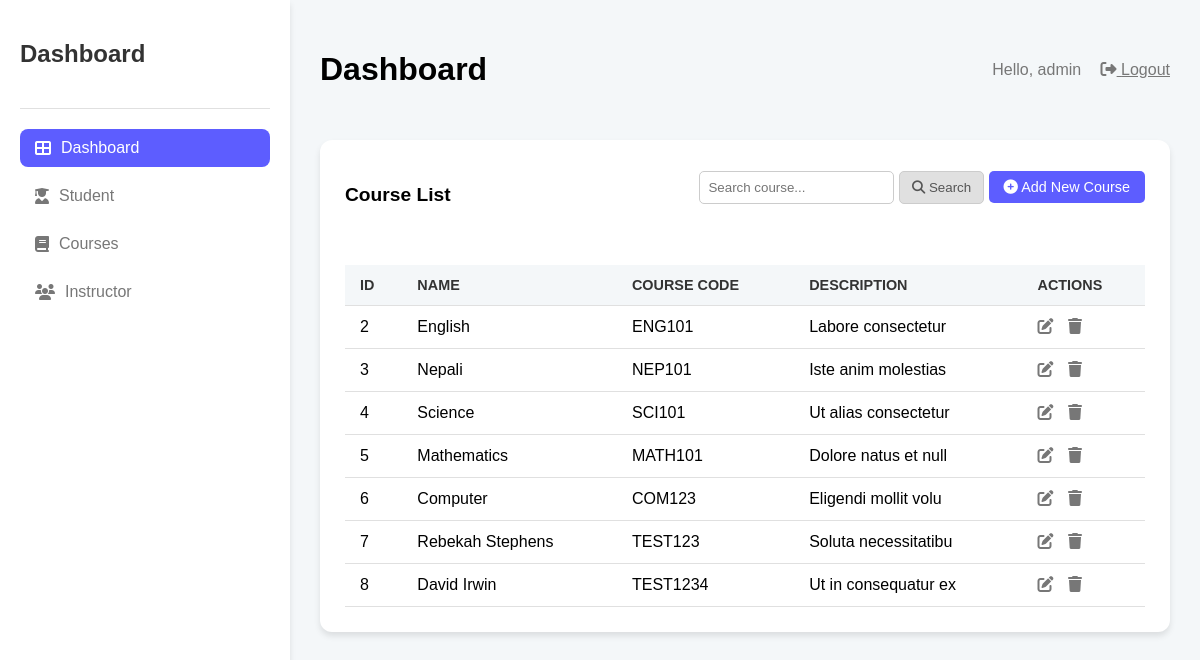
Page /course/ (signed in) on the committed database.
### student/models.py (models this page shows, shortened)
class Course(models.Model):
    name = models.CharField(max_length=200)
    course_code = models.CharField(max_length=20, unique=True, validators=[course_code_validator])
    description = models.TextField(blank=True)
    metadata = models.ManyToManyField("Metadata", related_name="courses", blank=True)

### student/views.py (the view)
# urls.py: path('course/', views.course_list, name='course_list'),
@login_required
def course_list(request):
    courses = Course.objects.all()
    query = request.GET.get('q')
    if query:
        courses = courses.filter(
            Q(name__icontains=query) |
            Q(course_code__icontains=query)
        ).distinct()
    return render(request, "course_app/list_course.html", {"courses": courses, 'query': query})

### templates/course_app/list_course.html (shortened to what this page needs)
{% extends 'core/dashboard.html' %}
{% load static %}
{% block content %}
<div class="card">
    <div class="card-header">
        <h3>Course List</h3>
        <div class="header-actions" style="display: flex; gap: 10px; align-items: center;">
            <div class="search-container">
                <form method="GET" action="{% url 'course_list' %}" id="search-form">
                <input type="text" name="q" id="search-input" placeholder="Search course..." value="{{ request.GET.q }}">
                <button type="submit"><i class="fa fa-search"></i> Search</button>
            <a href="{% url 'add_course' %}" class="btn"><i class="fa fa-plus-circle"></i> Add New Course</a>
            </form>
            </div>
        </div>
    </div>
    <div class="table-container">
        <table>
            <thead>
                <tr>
                    <th>ID</th>
                    <th>Name</th>
                    <th>Course Code</th>
                    <th>Description</th>
                    <th>Actions</th>
                </tr>
            </thead>
            <tbody>
                {% if courses %}
                    {% for course in courses %}
                    <tr>
                        <td>{{ course.pk }}</td>
                        <td>{{ course.name }}</td>
                        <td>{{ course.course_code}}</td>
                        <td>{{ course.description }}</td>
                        <td class="actions">
                            {% if user.is_superuser %}
                            <a href="{% url 'edit_course' pk=course.pk %}"><i class="fa fa-edit"></i></a>
                            <a href="#" onclick="event.preventDefault(); confirmAndDelete('{% url 'delete_course' pk=course.pk %}', '{{ course.name }}');">
                                <i class="fa fa-trash"></i>
                            </a>
                            {%endif%}
                        </td>
                    </tr>
                    {% endfor %}
                {% else %}
                <tr>
                    <td colspan="5">No course found.</td>
                </tr>
                {% endif %}
            </tbody>
        </table>
    </div>
</div>
{% endblock content %}

### templates/core/dashboard.html (shortened to what this page needs)
<!DOCTYPE html>
<html lang="en">
<head>
    <link rel="stylesheet" href="https://cdnjs.cloudflare.com/ajax/libs/font-awesome/6.4.0/css/all.min.css">
<body>
    <div class="dashboard-container">
        <div class="sidebar">
            <div class="sidebar-header"><h2>Dashboard</h2></div>
            <ul class="sidebar-menu">
                <li><a href="{% url 'dashboard' %}" class="active"><i class="fa fa-th-large"></i> Dashboard</a></li>
                <li><a href="{% url 'student_list' %}"><i class="fa fa-user-graduate"></i> Student</a></li>
                <li><a href="{% url 'course_list' %}"><i class="fa fa-book"></i> Courses</a></li>
                <li><a href="{% url 'instructor_list' %}"><i class="fa fa-users"></i> Instructor</a></li>
            </ul>
        </div>
        <div class="main-content">
            <div class="header">
                <div>
                    <h1>Dashboard</h1>
                </div>
                <div>
                    {% if user.is_authenticated %}
                        <span style="margin-right:15px; color:#777;">Hello, {{ user.username }}</span>
                        <a href="{% url 'index' %}" style="color:#777;"><i class="fa fa-sign-out-alt"></i> Logout</a>
                    {% else %}
                        <i class="fa fa-search" style="margin-right:15px; color:#777;"></i>
                        <i class="fa fa-bell" style="margin-right:15px; color:#777;"></i>
                        <i class="fa fa-moon" style="color:#777;"></i>
                    {% endif %}
                </div>
            </div>
            {%block content%}{% endblock content %}
            </div>
        </div>
</body>
</html>

### templates/core/dashboard.html (style rules this page uses)
body { font-family: 'Poppins', sans-serif; background-color: #f4f7f9; margin: 0; }
.dashboard-container { display: flex; min-height: 100vh; }
.sidebar { width: 250px; background-color: white; padding: 20px; box-shadow: 0 4px 6px rgba(0,0,0,0.1); }
.sidebar-header { padding-bottom: 20px; border-bottom: 1px solid #e0e0e0; margin-bottom: 20px; }
.sidebar-header h2 { font-size: 1.5rem; color: #333; }
.sidebar-menu { list-style: none; padding: 0; }
.sidebar-menu a { display: flex; align-items: center; padding: 10px 15px; border-radius: 8px; text-decoration: none; color: #777; margin-bottom: 10px; transition: 0.3s; }
.sidebar-menu a.active { background-color: #5d5dff; color: white; }
.sidebar-menu a i { margin-right: 10px; }
.main-content { flex: 1; padding: 30px; }
.header { display: flex; justify-content: space-between; align-items: center; margin-bottom: 30px; }
.header h1 { font-size: 2rem; }
.card { background-color: white; padding: 25px; border-radius: 12px; box-shadow: 0 4px 6px rgba(0,0,0,0.1); }
.card-header { display: flex; justify-content: space-between; align-items: center; margin-bottom: 20px; }
.card-header h3 { font-size: 1.2rem; }

### templates/course_app/list_course.html (style rules this page uses)
.card-header .btn { background-color: #5d5dff; color: white; padding: 8px 15px; border-radius: 5px; text-decoration: none; font-size: 0.9rem; }
.table-container { overflow-x: auto; }
table { width: 100%; border-collapse: collapse; margin-top: 20px; }
th, td { text-align: left; padding: 12px 15px; border-bottom: 1px solid #e0e0e0; }
th { background-color: #f4f7f9; font-weight: 600; color: #333; font-size: 0.9rem; text-transform: uppercase; }
.actions i { cursor: pointer; margin-right: 10px; color: #777; transition: color 0.3s; }
.search-container { display: flex; gap: 5px; align-items: center; }
.search-container input { border: 1px solid #ccc; border-radius: 5px; padding: 8px; }
.search-container button { background-color: #e0e0e0; color: #555; border: 1px solid #ccc; border-radius: 5px; padding: 8px 12px; cursor: pointer; }

### rows in the picture
Course: pk "2", name "English", course_code "ENG101", description "Labore consectetur"
Course: pk "3", name "Nepali", course_code "NEP101", description "Iste anim molestias"
Course: pk "4", name "Science", course_code "SCI101", description "Ut alias consectetur"
Course: pk "5", name "Mathematics", course_code "MATH101", description "Dolore natus et null"
Course: pk "6", name "Computer", course_code "COM123", description "Eligendi mollit volu"
Course: pk "7", name "Rebekah Stephens", course_code "TEST123", description "Soluta necessitatibu"
Course: pk "8", name "David Irwin", course_code "TEST1234", description "Ut in consequatur ex"

### other values in the picture
{{ user.username }} "admin"
